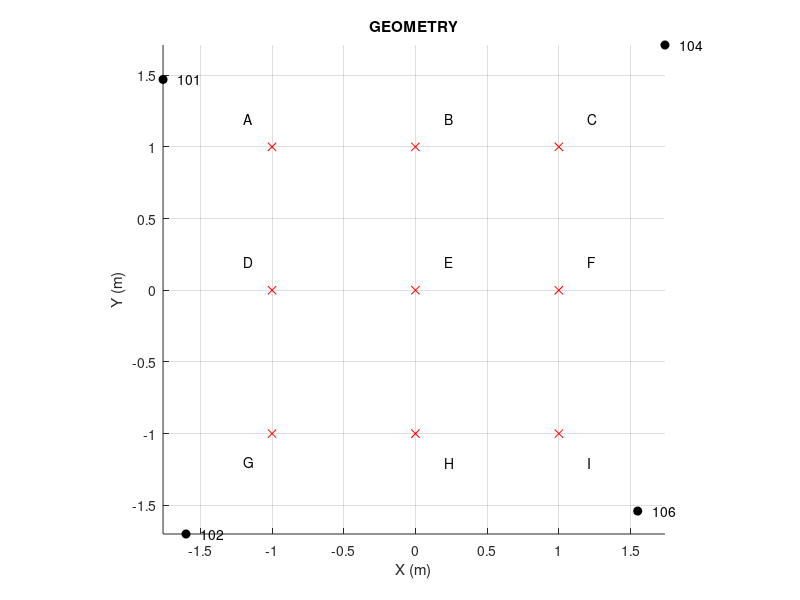

Recreate this plot in MATLAB. (Note: this script raises an error after producing the figure.)
%% UWB lab 4 - indoor tracking with 4 PulsOn 410 units
clear all;
close all;

% Positions of the 4 units in meters
P101 = [-1.76,1.47];           
P102 = [-1.6,-1.7];        
P104 = [1.74,1.71];        
P106 = [1.55,-1.54];    

figure;
hold on; grid
plot(P101(1),P101(2),'ok','markerfacecolor','k');text(P101(1)+.1,P101(2),'101')
plot(P102(1),P102(2),'ok','markerfacecolor','k');text(P102(1)+.1,P102(2),'102')
plot(P104(1),P104(2),'ok','markerfacecolor','k');text(P104(1)+.1,P104(2),'104')
plot(P106(1),P106(2),'ok','markerfacecolor','k');text(P106(1)+.1,P106(2),'106')
    
plot(-1,1,'xr');text(-1.2,1.2,'A')
plot(0,1,'xr');text(.2,1.2,'B')
plot(1,1,'xr');text(1.2,1.2,'C')
plot(-1,0,'xr');text(-1.2,0.2,'D')
plot(0,0,'xr');text(.2,0.2,'E')
plot(1,0,'xr');text(1.2,0.2,'F')
plot(-1,-1,'xr');text(-1.2,-1.2,'G')
plot(0,-1,'xr');text(.2,-1.2,'H')
plot(1,-1,'xr');text(1.2,-1.2,'I')

axis image
title('GEOMETRY');xlabel('X (m)');ylabel('Y (m)')


%% ------------------------ Time zero calibration -------------------------
% !!!!!!!!!! NOT ESSENTIAL !!!!!!!!!!!!!
% Sphere placed at (0,0)%
% Loading data for t0 cal
%cd('Q:\UWB LAB Tracking\P');
% Load data from unit 103
[config,control,scans] = readMrmRetLog('101_Sphere00002.csv');
Nscans103 = length(scans);
tstmp103 = [scans.T];
data103 = [scans.scn];
data103 = reshape(data103,[],Nscans103);
% Load data from unit 104
[config,control,scans] = readMrmRetLog('102_Sphere00004.csv');
Nscans104 = length(scans);
tstmp104 = [scans.T];
data104 = [scans.scn];
data104 = reshape(data104,[],Nscans104);
% Load data from unit 105
[config,control,scans] = readMrmRetLog('104_Sphere00003.csv');
Nscans105 = length(scans);
tstmp105 = [scans.T];
data105 = [scans.scn];
data105 = reshape(data105,[],Nscans105);
% Load data from unit 106
[config,control,scans] = readMrmRetLog('106_Sphere00005.csv');
Nscans106 = length(scans);
tstmp106 = [scans.T];
data106 = [scans.scn];
data106 = reshape(data106,[],Nscans106);

% Load Sphere backgrounds

[config,control,scans] = readMrmRetLog('101_Sphere00BG003.csv');
BGNscans103 = length(scans);
BGtstmp103 = [scans.T];
BGdata103 = [scans.scn];
BGdata103 = reshape(BGdata103,[],BGNscans103);
% Load data from unit 104
[config,control,scans] = readMrmRetLog('102_Sphere00BG005.csv');
BGNscans104 = length(scans);
BGtstmp104 = [scans.T];
BGdata104 = [scans.scn];
BGdata104 = reshape(BGdata104,[],BGNscans104);
% Load data from unit 105
[config,control,scans] = readMrmRetLog('104_Sphere00BG004.csv');
BGNscans105 = length(scans);
BGtstmp105 = [scans.T];
BGdata105 = [scans.scn];
BGdata105 = reshape(BGdata105,[],BGNscans105);
% Load data from unit 106
[config,control,scans] = readMrmRetLog('106_Sphere00BG006.csv');
BGNscans106 = length(scans);
BGtstmp106 = [scans.T];
BGdata106 = [scans.scn];
BGdata106 = reshape(BGdata106,[],BGNscans106);

% fast time / range uncalibrated
t = linspace(scans(1).Tstrt,scans(1).Tstp,scans(1).Nscn)/1000;   % ns
rng = 3e8*(t-t(1))/2e9; % m

% 103
figure;imagesc(abs(data103));title('103')
%BG103 = repmat(mean(data103(:,50:110),2),1,Nscans103);
BG103 = repmat(mean(BGdata103,2),1,Nscans103);
data103bg = data103 - BG103;
figure;imagesc(abs(data103bg(200:400,:)));title('103')

rngSph103 = rng(230); % range of sphere in unit 103 (m)
rngSph103Real = norm(P103); % real range from unit 103 (m)
rngOffset103 = rngSph103Real - rngSph103; % range offset for unit 103

% 104
figure;imagesc(abs(data104));title('104')
%BG104 = repmat(mean(data104(:,50:110),2),1,Nscans104);
BG104 = repmat(mean(BGdata104,2),1,Nscans104);
data104bg = data104 - BG104;
figure;imagesc(abs(data104bg));title('104')

rngSph104 = rng(317); % range of sphere in unit 104 (m)
rngSph104Real = norm(P104); % real range from unit 104 (m)
rngOffset104 = rngSph104Real - rngSph104; % range offset for unit 104

% 105
figure;imagesc(abs(data105));title('105')
%BG105 = repmat(mean(data105(:,50:110),2),1,Nscans105);
BG105 = repmat(mean(BGdata105,2),1,Nscans105);
data105bg = data105 - BG105;
figure;imagesc(abs(data105bg));title('105')

rngSph105 = rng(395); % range of sphere in unit 105 (m)
rngSph105Real = norm(P105); % real range from unit 105 (m)
rngOffset105 = rngSph105Real - rngSph105; % range offset for unit 105

% 106
figure;imagesc(abs(data105));title('106')
%BG106 = repmat(mean(data106(:,50:110),2),1,Nscans106);
BG106 = repmat(mean(BGdata106,2),1,Nscans106);
data106bg = data106 - BG106;
figure;imagesc(abs(data106bg));title('106')

rngSph106 = rng(345); % range of sphere in unit 106 (m)
rngSph106Real = norm(P106); % real range from unit 106 (m)
rngOffset106 = rngSph106Real - rngSph106; % range offset for unit 106


%% Loading Data for tracking
cd('D:\EDUCATION\UWB - Q4\Tracking lab\Data');
% Load data from unit 101
[config,control,scans] = readMrmRetLog('101_AEI005.csv');
Nscans101 = length(scans);
tstmp101 = [scans.T];
data101 = [scans.scn];
data101 = reshape(data101,[],Nscans101);
% Load data from unit 102
[config,control,scans] = readMrmRetLog('102_AEI007.csv');
Nscans102 = length(scans);
tstmp102 = [scans.T];
data102 = [scans.scn];
data102 = reshape(data102,[],Nscans102);
% Load data from unit 104
[config,control,scans] = readMrmRetLog('104_AEI006.csv');
Nscans104 = length(scans);
tstmp104 = [scans.T];
data104 = [scans.scn];
data104 = reshape(data104,[],Nscans104);
% Load data from unit 106
[config,control,scans] = readMrmRetLog('106_AEI008.csv');
Nscans106 = length(scans);
tstmp106 = [scans.T];
data106 = [scans.scn];
data106 = reshape(data106,[],Nscans106);

%% Data alignment
TStampStart = max([tstmp101(1),tstmp102(1),tstmp104(1),tstmp106(1)]);
TStampStop = min([tstmp101(end),tstmp102(end),tstmp104(end),tstmp106(end)]);

t101start_i = find(tstmp101>=TStampStart,1,'first');
t101stop_i = find(tstmp101<=TStampStop,1,'last');

t102start_i = find(tstmp102>=TStampStart,1,'first');
t102stop_i = find(tstmp102<=TStampStop,1,'last');

t104start_i = find(tstmp104>=TStampStart,1,'first');
t104stop_i = find(tstmp104<=TStampStop,1,'last');

t106start_i = find(tstmp106>=TStampStart,1,'first');
t106stop_i = find(tstmp106<=TStampStop,1,'last');

data101_algnd = data101(:,t101start_i:t101stop_i);
data102_algnd = data102(:,t102start_i:t102stop_i);
data104_algnd = data104(:,t104start_i:t104stop_i);
data106_algnd = data106(:,t106start_i:t106stop_i);

[Nsamp,Nscans101] = size(data101_algnd);
[Nsamp,Nscans102] = size(data102_algnd);
[Nsamp,Nscans104] = size(data104_algnd);
[Nsamp,Nscans106] = size(data106_algnd);

figure;imagesc(abs(data101_algnd));title('101')
figure;imagesc(abs(data102_algnd));title('102')
figure;imagesc(abs(data104_algnd));title('104')
figure;imagesc(abs(data106_algnd));title('106')

%% Background removal
BGidx = 75:85;  % select the slow time indexes containing the background data
BG101 = mean(data101_algnd(:,BGidx),2);   
BG102 = mean(data102_algnd(:,BGidx),2);
BG104 = mean(data104_algnd(:,BGidx),2);
BG106 = mean(data106_algnd(:,BGidx),2);

data101_algnd_bg = data101_algnd - repmat(BG101,1,Nscans101); % remove background
data102_algnd_bg = data102_algnd - repmat(BG102,1,Nscans102);
data104_algnd_bg = data104_algnd - repmat(BG104,1,Nscans104);
data106_algnd_bg = data106_algnd - repmat(BG106,1,Nscans106);

figure;imagesc(abs(data101_algnd_bg));title('101')
figure;imagesc(abs(data102_algnd_bg));title('102')
figure;imagesc(abs(data104_algnd_bg));title('104')
figure;imagesc(abs(data106_algnd_bg));title('106')

Motionidx = 20:75;  % select the slow time indexes containing the trajectory data
path101 = data101_algnd_bg(:,Motionidx); 
path102 = data102_algnd_bg(:,Motionidx);
path104 = data104_algnd_bg(:,Motionidx);
path106 = data106_algnd_bg(:,Motionidx);

% normalisation
path101 = path101/max(abs(path101(:))); 
path102 = path102/max(abs(path102(:))); 
path104 = path104/max(abs(path104(:)));
path106 = path106/max(abs(path106(:)));

figure;imagesc(abs(path101));title('101')
figure;imagesc(abs(path102));title('102')
figure;imagesc(abs(path104));title('104')
figure;imagesc(abs(path106));title('106');
%% Motion filter FIR4 if backgound subtraction unsuccessful (needed for some trajectories)
Motionidx = 20:75;
w = [1 -.6 -.3 -.1];

path101 = filter(w,1,data101_algnd,[],2);
path102 = filter(w,1,data102_algnd,[],2);
path104 = filter(w,1,data104_algnd,[],2);
path106 = filter(w,1,data106_algnd,[],2);

% normalisation
path101 = path101(:,Motionidx)/max(max(abs(path101(:,Motionidx)))); 
path102 = path102(:,Motionidx)/max(max(abs(path102(:,Motionidx)))); 
path104 = path104(:,Motionidx)/max(max(abs(path104(:,Motionidx))));
path106 = path106(:,Motionidx)/max(max(abs(path106(:,Motionidx))));

figure;imagesc(abs(path101));title('101')
figure;imagesc(abs(path102));title('102')
figure;imagesc(abs(path104));title('104')
figure;imagesc(abs(path106));title('106');

%% Range estimation
% fast time / range uncalibrated
t = linspace(scans(1).Tstrt,scans(1).Tstp,scans(1).Nscn)/1000;   % ns
rng = 3e8*(t-t(1))/2e9; % m
[Nrng,Nscans] = size(path101);
t_slow = 0:.5:.5*(Nscans-1);

% 101
estimated_range=[];
for i1=1:Nscans % Long time
    i2 = 80; % Avoiding picking antenna coupling
    while abs(path101(i2,i1)) < 0.06 && i2 < Nrng-1    % threshold 0.06
        i2 = i2 + 1;
    end
    estimated_range(i1) = rng(i2);
end
figure;plot(estimated_range)
median_range101 = medfilt1(estimated_range,3);%+rngOffset103;
figure;imagesc(t_slow,rng,abs(path101));title('103')
hold
plot(t_slow,median_range101,'w')  % readjust the threshold and coupling index based on this plot

% 102
estimated_range=[];
for i1=1:Nscans % Long time
    i2 = 150; % Avoiding picking antenna coupling
    while abs(path102(i2,i1)) < 0.08 && i2 < Nrng-2
        i2 = i2 + 1;
    end
    estimated_range(i1) = rng(i2);
end
figure;plot(estimated_range)
median_range102 = medfilt1(estimated_range,3);%+rngOffset104;
figure;imagesc(t_slow,rng,abs(path102));title('102')
hold
plot(t_slow,median_range102,'w')

% 104
estimated_range=[];
for i1=1:Nscans % Long time
    i2 = 100; % Avoiding picking antenna coupling
    while abs(path104(i2,i1)) < 0.07 && i2 < Nrng-1
        i2 = i2 + 1;
    end
    estimated_range(i1) = rng(i2);
end
figure;plot(estimated_range)
median_range104 = medfilt1(estimated_range,3);%+rngOffset105;
figure;imagesc(t_slow,rng,abs(path104));title('104')
hold
plot(t_slow,median_range104,'w')

% 106
estimated_range=[];
for i1=1:Nscans % Long time
    i2 = 100; % Avoiding picking antenna coupling
    while abs(path106(i2,i1)) < 0.04 && i2 < Nrng-1
        i2 = i2 + 1;
    end
    estimated_range(i1) = rng(i2);
end
figure;plot(estimated_range)
median_range106 = medfilt1(estimated_range,3);%+rngOffset106;
figure;imagesc(t_slow,rng,abs(path106));title('106')
hold
plot(t_slow,median_range106,'w')

%% Target localisation

for scani = 1:Nscans
    [a, b] = circcirc(P101(1),P101(2),median_range101(scani),P102(1),P102(2),median_range104(scani));
    x12(scani,:) = a;
    y12(scani,:) = b;
end
figure;plot(x12(:,1),y12(:,2));title('101 - 102');axis([-1.5 1.5 -1.5 1.5])   

for scani = 1:Nscans
    [a, b] = circcirc(P101(1),P101(2),median_range101(scani),P104(1),P104(2),median_range104(scani));
    x14(scani,:) = a;
    y14(scani,:) = b;
end
figure;plot(x14(:,1),y14(:,2));title('101 - 104');axis([-1.5 1.5 -1.5 1.5])    

for scani = 1:Nscans
    [a, b] = circcirc(P101(1),P101(2),median_range101(scani),P106(1),P106(2),median_range106(scani));
    x16(scani,:) = a;
    y16(scani,:) = b;
end
figure;plot(x16(:,1),y16(:,1));title('101 - 106');axis([-1.5 1.5 -1.5 1.5])  

for scani = 1:Nscans
    [a, b] = circcirc(P102(1),P102(2),median_range102(scani),P104(1),P104(2),median_range104(scani));
    x24(scani,:) = a;
    y24(scani,:) = b;
end
figure;plot(x24(:,2),y24(:,2));title('102 - 104');axis([-1.5 1.5 -1.5 1.5])  

for scani = 1:Nscans
    [a, b] = circcirc(P102(1),P102(2),median_range102(scani),P106(1),P106(2),median_range106(scani));
    x26(scani,:) = a;
    y26(scani,:) = b;
end
figure;plot(x26(:,2),y26(:,1));title('102 - 106');axis([-1.5 1.5 -1.5 1.5])  

for scani = 1:Nscans
    [a, b] = circcirc(P104(1),P104(2),median_range104(scani),P106(1),P106(2),median_range106(scani));
    x46(scani,:) = a;
    y46(scani,:) = b;
end
figure;plot(x46(:,2),y46(:,2));title('104 - 106');axis([-1.5 1.5 -1.5 1.5])  


%% FINAL PLOT
x = nanmean([x14(:,1),x26(:,2),x46(:,2),x12(:,1)],2);
y = nanmean([y14(:,2),y26(:,1),y46(:,2),y12(:,2)],2);

figure;plot(smooth(x,3),smooth(y,3),'linewidth',2);axis([-2.5 2.5 -3 3]);grid
hold on
plot(P101(1),P101(2),'ok','markerfacecolor','k');text(P101(1)+.1,P101(2),'101')
plot(P102(1),P102(2),'ok','markerfacecolor','k');text(P102(1)+.1,P102(2),'102')
plot(P104(1),P104(2),'ok','markerfacecolor','k');text(P104(1)+.1,P104(2),'104')
plot(P106(1),P106(2),'ok','markerfacecolor','k');text(P106(1)+.1,P106(2),'106')
    
plot(-1,1,'xr');text(-1.2,1.2,'A')
plot(0,1,'xr');text(.2,1.2,'B')
plot(1,1,'xr');text(1.2,1.2,'C')
plot(-1,0,'xr');text(-1.2,0.2,'D')
plot(0,0,'xr');text(.2,0.2,'E')
plot(1,0,'xr');text(1.2,0.2,'F')
plot(-1,-1,'xr');text(-1.2,-1.2,'G')
plot(0,-1,'xr');text(.2,-1.2,'H')
plot(1,-1,'xr');text(1.2,-1.2,'I')

axis image
title('AEI trajectory');xlabel('X (m)');ylabel('Y (m)')

    